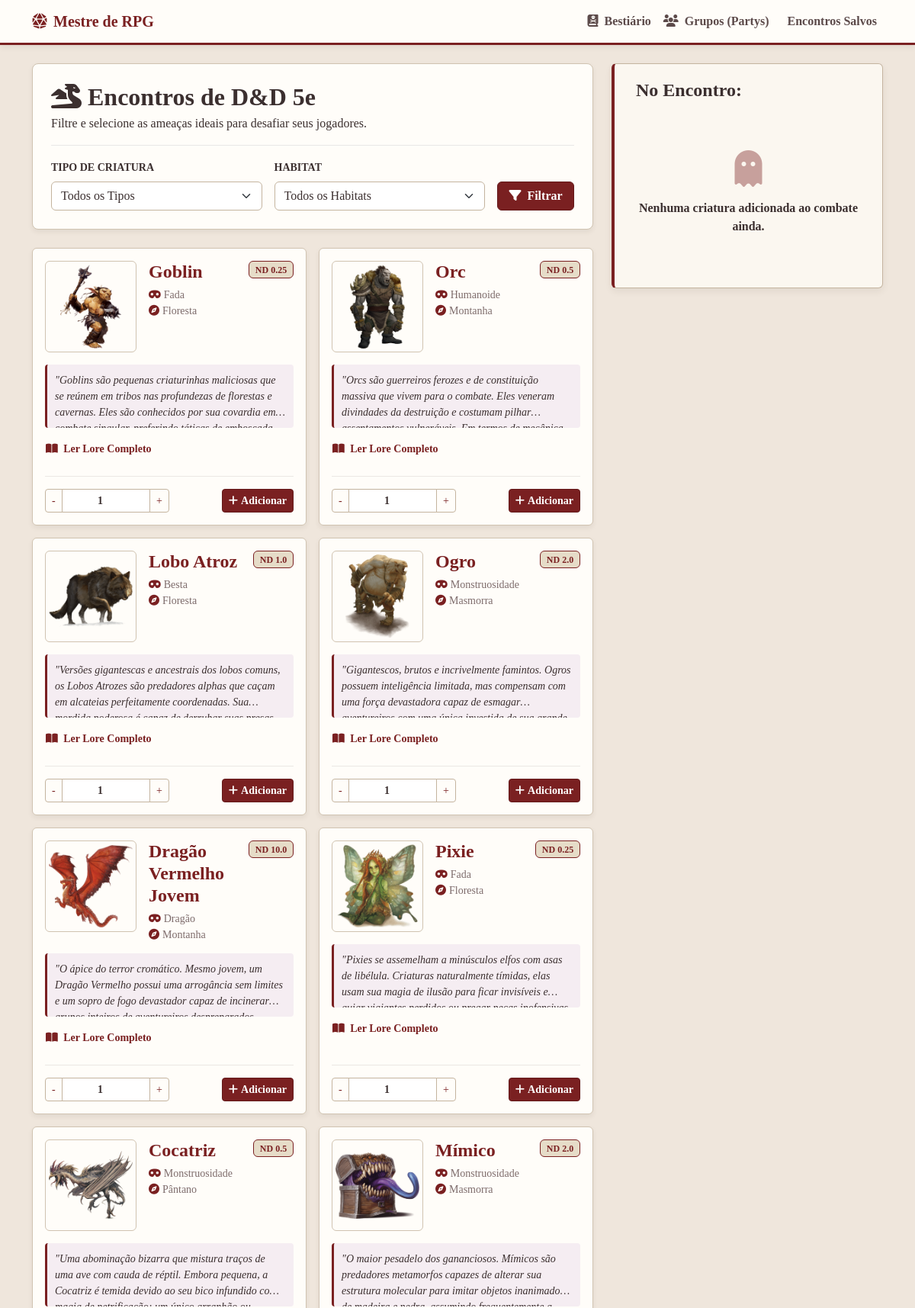
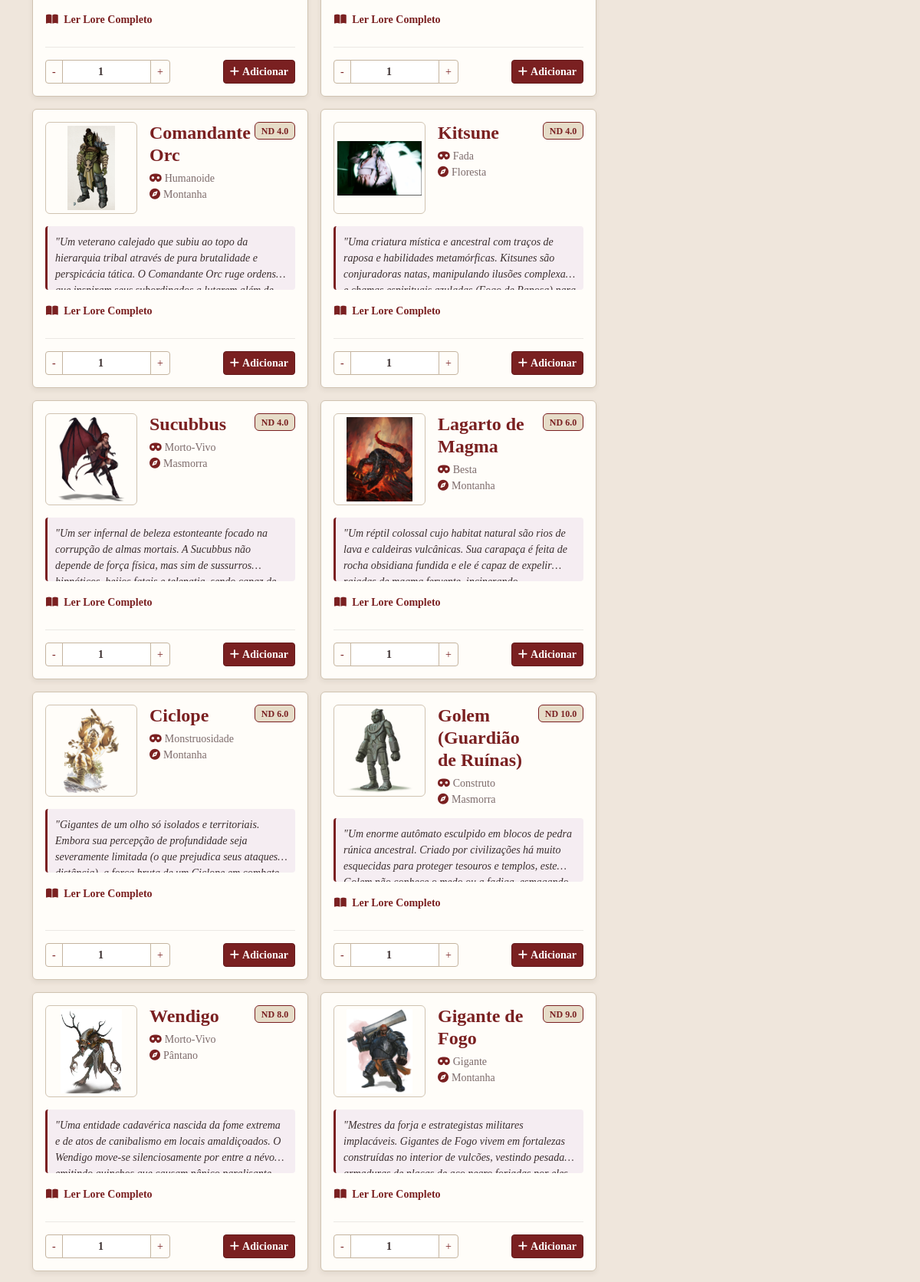
The page / (upper part) on the database its author committed (2 pictures, top to bottom).
### app.py (models this page shows, shortened)
class Monstro(db.Model):
    id = db.Column(db.Integer, primary_key=True)
    nome = db.Column(db.String(100), nullable=False)
    nd = db.Column(db.Float, nullable=False)
    tipo = db.Column(db.String(50), nullable=False)
    habitat = db.Column(db.String(50), nullable=False)
    imagem = db.Column(db.String(200), default='default_monstro.jpg')
    descricao = db.Column(db.Text, nullable=True)

### app.py (the view)
@app.route('/')
def index():
    filtro_tipo = request.args.get('tipo', '')
    filtro_habitat = request.args.get('habitat', '')
    if request.referrer and url_for('index', _external=True) not in request.referrer:
        if 'editando_encontro_id' not in session:
            session.pop('carrinho', None)
    busca = Monstro.query
    if filtro_tipo:
        busca = busca.filter_by(tipo=filtro_tipo)
    if filtro_habitat:
        busca = busca.filter_by(habitat=filtro_habitat)
    todos_os_monstros = busca.all()
    modo_edicao = 'editando_encontro_id' in session
    return render_template('index.html',
                           monstros=todos_os_monstros,
                           modo_edicao=modo_edicao,
                           filtro_tipo=filtro_tipo,
                           filtro_habitat=filtro_habitat)

### templates/index.html (shortened to what this page needs)
{% extends 'base.html' %}
{% block content %}
<div class="row">
    <div class="col-lg-8 mb-4">
        <div class="p-4 mb-4 rounded-3 card-rpg shadow">
            <h2 class="fw-bold text-warning mb-1"><i class="fa-solid fa-dragon me-2"></i>Encontros de D&D 5e</h2>
            <p class="text-muted-rpg mb-3">Filtre e selecione as ameaças ideais para desafiar seus jogadores.</p>
            <hr class="border-secondary" style="opacity: 0.15;">
            <form method="GET" action="/" class="row g-3 align-items-end">
                <div class="col-md-5">
                    <label class="form-label small text-uppercase fw-bold text-muted-rpg">Tipo de Criatura</label>
                    <select name="tipo" class="form-select">
                        <option value="">Todos os Tipos</option>
                    </select>
                </div>
                <div class="col-md-5">
                    <label class="form-label small text-uppercase fw-bold text-muted-rpg">Habitat</label>
                    <select name="habitat" class="form-select">
                        <option value="">Todos os Habitats</option>
                    </select>
                </div>
                <div class="col-md-2 d-grid">
                    <button type="submit" class="btn btn-gold"><i class="fa-solid fa-filter me-1"></i> Filtrar</button>
                </div>
            </form>
        </div>
        <div class="row row-cols-1 row-cols-md-2 g-3">
            {% for monstro in monstros %}
            <div class="col">
                <div class="card card-rpg h-100 shadow">
                    <div class="card-body d-flex flex-column justify-content-between">
                        <div>
                            <div class="d-flex gap-3 mb-3">
                                <img src="{{ url_for('static', filename=monstro.imagem) }}"
                                     onerror="this.onerror=null; this.src='{{ url_for('static', filename='default_monstro.jpg') }}';"
                                     alt="{{ monstro.nome }}"
                                     class="rounded border"
                                     style="width: 120px; height: 120px; object-fit: contain; object-position: center; flex-shrink: 0; background-color: #FFFDF9; border-color: #D0C3B1 !important; padding: 4px;">
                                <div class="flex-grow-1">
                                    <div class="d-flex justify-content-between align-items-start">
                                        <h4 class="card-title fw-bold text-light-rpg mb-0">{{ monstro.nome }}</h4>
                                        <span class="badge badge-nd">ND {{ monstro.nd }}</span>
                                    </div>
                                    <h6 class="text-muted-rpg small mt-2 mb-0">
                                        <i class="fa-solid fa-mask me-1 text-warning"></i>{{ monstro.tipo }}
                                    </h6>
                                    <h6 class="text-muted-rpg small mt-1 mb-0">
                                        <i class="fa-solid fa-compass me-1 text-warning"></i>{{ monstro.habitat }}
                                    </h6>
                                </div>
                            </div>
                            {% if monstro.descricao %}
                                <p class="card-text text-muted-rpg small text-truncate-3" style="font-style: italic; background: #F5EDF2; padding: 10px; border-radius: 4px; border-left: 3px solid #7A2021;">
                                    "{{ monstro.descricao }}"
                                </p>
                                <button type="button" class="btn btn-sm btn-link text-warning p-0 mb-3 text-decoration-none fw-bold" data-bs-toggle="modal" data-bs-target="#modalLore{{ monstro.id }}">
                                    <i class="fa-solid fa-book-open me-1"></i> Ler Lore Completo
                                </button>
                            {% endif %}
                        </div>
                        <div class="mt-2 pt-3 border-top" style="border-color: rgba(60, 50, 40, 0.1) !important;">
                            <form action="{{ url_for('adicionar_monstro', monstro_id=monstro.id) }}" method="GET" class="d-flex align-items-center justify-content-between">
                                <div class="input-group input-group-sm w-50">
                                    <button class="btn btn-outline-light" type="button" onclick="this.parentNode.querySelector('input[type=number]').stepDown()">-</button>
                                    <input type="number" name="quantidade" class="form-control text-center fw-bold" value="1" min="1" max="20">
                                    <button class="btn btn-outline-light" type="button" onclick="this.parentNode.querySelector('input[type=number]').stepUp()">+</button>
                                </div>
                                <button type="submit" class="btn btn-sm btn-warning"><i class="fa-solid fa-plus me-1"></i>Adicionar</button>
                            </form>
                        </div>
                    </div>
                </div>
            </div>
            {% endfor %}
        </div>
    </div>
    <div class="col-lg-4">
        <div class="sidebar-carrinho shadow position-sticky" style="top: 20px;">
            <div class="d-flex justify-content-between align-items-center mb-3">
                <h4 class="fw-bold text-warning mb-0">No Encontro:</h4>
            </div>
            {% if session.get('carrinho') %}
                <div class="list-group list-group-flush mb-4 overflow-auto" style="max-height: 350px;">
                    {% for item in session['carrinho'] %}
                    <div class="list-group-item bg-transparent border-bottom px-0 d-flex justify-content-between align-items-center" style="border-color: rgba(60, 50, 40, 0.1) !important;">
                        <div>
                            <span class="fw-bold" style="color: #3B2F2F;">{{ item.nome }}</span>
                            <small class="text-muted-rpg d-block">ND {{ item.nd }}</small>
                        </div>
                        <a href="{{ url_for('remover_monstro', monstro_id=item.id) }}" class="text-danger p-2"><i class="fa-solid fa-circle-xmark fa-lg"></i></a>
                    </div>
                    {% endfor %}
                </div>
                <div class="d-grid mt-3">
                    {% if modo_edicao %}
                        <a href="{{ url_for('salvar_edicao_encontro') }}" class="btn btn-success fw-bold py-2 shadow text-white"><i class="fa-solid fa-floppy-disk me-2"></i>Salvar Alterações</a>
                    {% else %}
                        <a href="{{ url_for('dados_jogadores') }}" class="btn btn-gold fw-bold py-2 shadow">Avançar para Jogadores <i class="fa-solid fa-arrow-right ms-1"></i></a>
                    {% endif %}
                </div>
            {% else %}
                <div class="text-center text-muted-rpg py-5">
                    <i class="fa-solid fa-ghost fa-3x mb-3" style="opacity: 0.4; color: #7A2021;"></i>
                    <p class="mb-0 fw-bold">Nenhuma criatura adicionada ao combate ainda.</p>
                </div>
            {% endif %}
        </div>
    </div>
</div>
{% endblock %}

### templates/base.html (shortened to what this page needs)
<!DOCTYPE html>
<html lang="pt-br">
    <head>
        <link rel="stylesheet" href="https://cdnjs.cloudflare.com/ajax/libs/bootstrap/5.3.2/css/bootstrap.min.css">
        <link rel="stylesheet" href="https://unpkg.com/@fortawesome/fontawesome-free@6.4.2/css/all.min.css">
    </head>
<body>
    <nav class="navbar navbar-expand-lg navbar-rpg mb-4">
        <div class="container">
            <a class="navbar-brand fw-bold" href="/">
                <i class="fa-solid fa-dice-d20 me-2"></i>Mestre de RPG
            </a>
            <div class="collapse navbar-collapse" id="navbarNav">
                <ul class="navbar-nav ms-auto">
                    <li class="nav-item">
                        <a class="nav-link" href="/"><i class="fa-solid fa-book-skull me-1"></i> Bestiário</a>
                    </li>
                    <li class="nav-item">
                        <a class="nav-link" href="{{ url_for('lista_partys') }}"><i class="fa-solid fa-users me-1"></i> Grupos (Partys)</a>
                    </li>
                    <li class="nav-item">
                        <a class="nav-link" href="{{ url_for('lista_encontros') }}"> Encontros Salvos</a>
                    </li>
                </ul>
            </div>
        </div>
    </nav>
    <div class="container">
        {% block content %}
        {% endblock %}
    </div>
</body>
</html>

### templates/base.html (style rules this page uses)
body { background-color: #EFE6DC !important; color: #3B2F2F !important; font-family: 'Georgia', 'Times New Roman', serif; }
.navbar-rpg { background-color: #FFFDF9 !important; border-bottom: 3px solid #7A2021 !important; box-shadow: 0 2px 8px rgba(60, 50, 40, 0.1); }
.navbar-rpg .navbar-brand { color: #7A2021 !important; font-weight: bold; }
.navbar-rpg .nav-link { color: #5C4A4A !important; font-weight: bold !important; }
.card-rpg { background-color: #FFFDF9 !important; border: 1px solid #D0C3B1 !important; border-radius: 6px; transition: transform 0.2s, border-color 0.2s; box-shadow: 0 3px 6px rgba(60, 50, 40, 0.08) !important; }
.sidebar-carrinho { background-color: #FBF7F0 !important; border: 1px solid #C4B49F !important; border-left: 4px solid #7A2021 !important; border-radius: 6px; padding: 20px; box-shadow: 0 4px 10px rgba(60, 50, 40, 0.08) !important; }
.card-rpg h2, .card-rpg h4, .card-rpg p, .card-rpg label, .sidebar-carrinho h4, .sidebar-carrinho p, .sidebar-carrinho span { color: #3B2F2F !important; }
.text-warning, .navbar-brand, h2, h4.card-title { color: #7A2021 !important; }
.text-light-rpg { color: #3B2F2F !important; }
.text-muted, .text-muted-rpg { color: #7D6B6B !important; }
.btn-gold, .btn-warning { background-color: #7A2021 !important; border-color: #63191A !important; color: #FFFFFF !important; font-weight: bold; }
.form-select, .form-control { background-color: #FFFFFF !important; color: #3B2F2F !important; border: 1px solid #C4B49F !important; }
.btn-outline-light { color: #7A2021 !important; border-color: #C4B49F !important; background-color: #FFFDF9 !important; }
.badge-nd { background-color: #E6DCC8 !important; color: #7A2021 !important; border: 1px solid #7A2021 !important; font-weight: bold; }
.text-truncate-3 { display: -webkit-box; -webkit-line-clamp: 3; -webkit-box-orient: vertical; overflow: hidden; }

### rows shown on the page
Monstro: imagem (picture), nome "Goblin", nd "0.25", tipo "Fada", habitat "Floresta", descricao "Goblins são pequenas criaturinhas maliciosas que se reúnem em tribos nas profundezas de florestas e cavernas. Eles são conhecidos por sua covardia…"
Monstro: imagem (picture), nome "Orc", nd "0.5", tipo "Humanoide", habitat "Montanha", descricao "Orcs são guerreiros ferozes e de constituição massiva que vivem para o combate. Eles veneram divindades da destruição e costumam…"
Monstro: imagem (picture), nome "Lobo Atroz", nd "1.0", tipo "Besta", habitat "Floresta", descricao "Versões gigantescas e ancestrais dos lobos comuns, os Lobos Atrozes são predadores alphas que caçam em alcateias perfeitamente coordenadas.…"
Monstro: imagem (picture), nome "Ogro", nd "2.0", tipo "Monstruosidade", habitat "Masmorra", descricao "Gigantescos, brutos e incrivelmente famintos. Ogros possuem inteligência limitada, mas compensam com uma força devastadora capaz de…"
Monstro: imagem (picture), nome "Dragão Vermelho Jovem", nd "10.0", tipo "Dragão", habitat "Montanha", descricao "O ápice do terror cromático. Mesmo jovem, um Dragão Vermelho possui uma arrogância sem limites e um sopro de fogo devastador capaz de…"
Monstro: imagem (picture), nome "Pixie", nd "0.25", tipo "Fada", habitat "Floresta", descricao "Pixies se assemelham a minúsculos elfos com asas de libélula. Criaturas naturalmente tímidas, elas usam sua magia de ilusão para ficar invisíveis…"
Monstro: imagem (picture), nome "Cocatriz", nd "0.5", tipo "Monstruosidade", habitat "Pântano", descricao "Uma abominação bizarra que mistura traços de uma ave com cauda de réptil. Embora pequena, a Cocatriz é temida devido ao seu bico infundido…"
Monstro: imagem (picture), nome "Mímico", nd "2.0", tipo "Monstruosidade", habitat "Masmorra", descricao "O maior pesadelo dos gananciosos. Mímicos são predadores metamorfos capazes de alterar sua estrutura molecular para imitar objetos…"
Monstro: imagem (picture), nome "Comandante Orc", nd "4.0", tipo "Humanoide", habitat "Montanha", descricao "Um veterano calejado que subiu ao topo da hierarquia tribal através de pura brutalidade e perspicácia tática. O Comandante Orc ruge…"
Monstro: imagem (picture), nome "Kitsune", nd "4.0", tipo "Fada", habitat "Floresta", descricao "Uma criatura mística e ancestral com traços de raposa e habilidades metamórficas. Kitsunes são conjuradoras natas, manipulando ilusões…"
Monstro: imagem (picture), nome "Sucubbus", nd "4.0", tipo "Morto-Vivo", habitat "Masmorra", descricao "Um ser infernal de beleza estonteante focado na corrupção de almas mortais. A Sucubbus não depende de força física, mas sim de…"
Monstro: imagem (picture), nome "Lagarto de Magma", nd "6.0", tipo "Besta", habitat "Montanha", descricao "Um réptil colossal cujo habitat natural são rios de lava e caldeiras vulcânicas. Sua carapaça é feita de rocha obsidiana fundida e ele é capaz de…"
Monstro: imagem (picture), nome "Ciclope", nd "6.0", tipo "Monstruosidade", habitat "Montanha", descricao "Gigantes de um olho só isolados e territoriais. Embora sua percepção de profundidade seja severamente limitada (o que prejudica seus ataques…"
Monstro: imagem (picture), nome "Golem (Guardião de Ruínas)", nd "10.0", tipo "Construto", habitat "Masmorra", descricao "Um enorme autômato esculpido em blocos de pedra rúnica ancestral. Criado por civilizações há muito esquecidas para proteger tesouros e templos,…"
Monstro: imagem (picture), nome "Wendigo", nd "8.0", tipo "Morto-Vivo", habitat "Pântano", descricao "Uma entidade cadavérica nascida da fome extrema e de atos de canibalismo em locais amaldiçoados. O Wendigo move-se silenciosamente por entre a…"
Monstro: imagem (picture), nome "Gigante de Fogo", nd "9.0", tipo "Gigante", habitat "Montanha", descricao "Mestres da forja e estrategistas militares implacáveis. Gigantes de Fogo vivem em fortalezas construídas no interior de vulcões, vestindo…"
